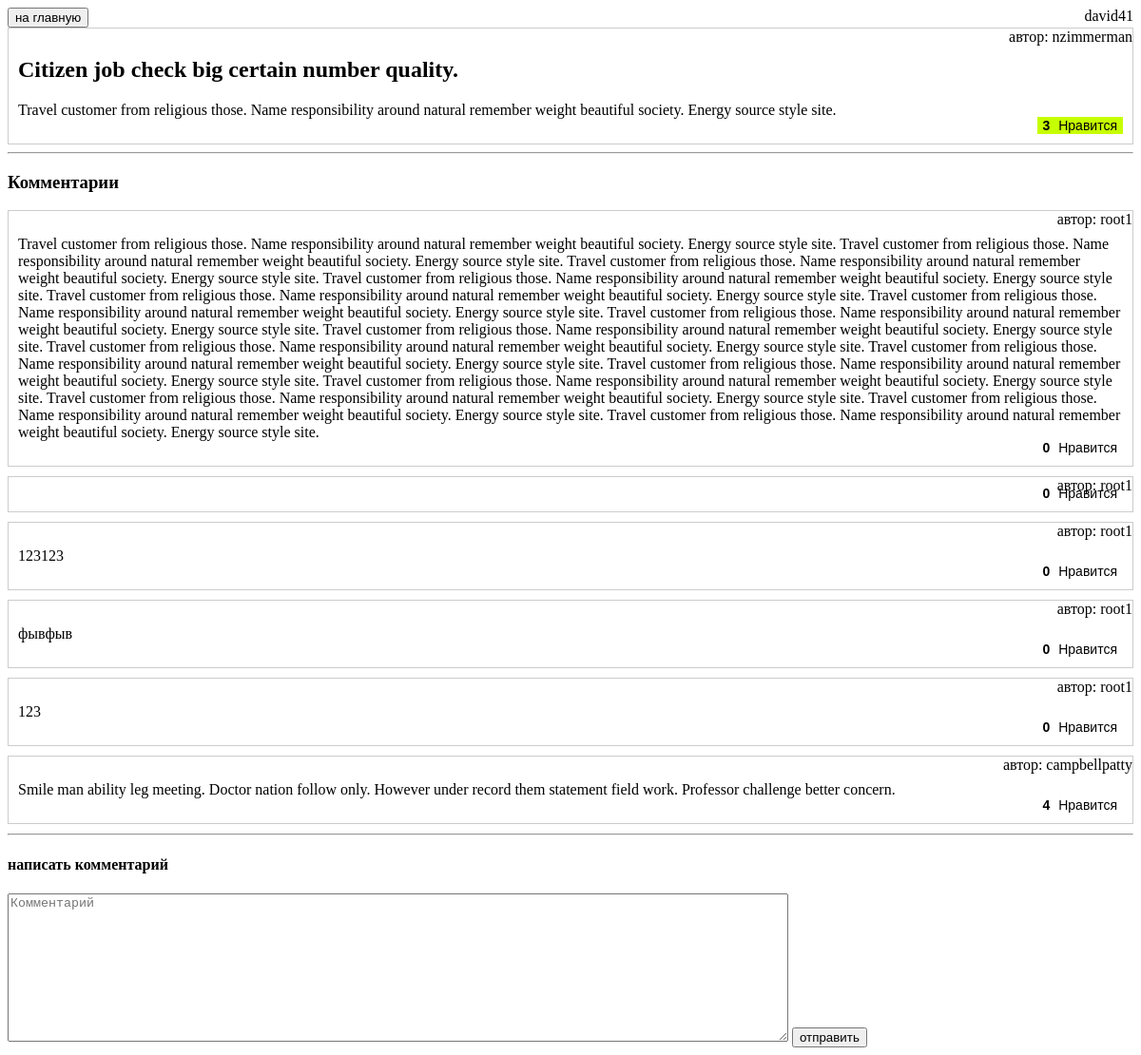
The page /post/1/ (signed in) on the database its author committed.
### base/models.py (models this page shows, shortened)
class like:
    def number_of_likes(self):
        return self.likes.count()
    def isLiked(self, user: User):
        if user.is_anonymous:
            return False
        return self.likes.contains(user)

class Post(models.Model, like):
    name = models.CharField(max_length=80)
    content = models.TextField(max_length=512)
    creator = models.ForeignKey(User, on_delete=models.PROTECT)
    likes = models.ManyToManyField(User, related_name="post_like")
    created_on = models.DateTimeField(auto_now_add=True)
    class Meta:
        ordering = ['-created_on']

class Comment(models.Model, like):
    creator = models.ForeignKey(User, on_delete=models.CASCADE)
    likes = models.ManyToManyField(User, related_name="comment_like")
    content = models.TextField(max_length=512)
    post = models.ForeignKey(Post, on_delete=models.CASCADE, related_name='comments')
    created_on = models.DateTimeField(auto_now_add=True)
    class Meta:
        ordering = ['-created_on']

### base/views.py (the view)
# urls.py: path('post/<int:pk>/', views.PostPage),
def PostPage(request: HttpRequest, pk: int):
    post = Post.objects.get(id=pk)
    post.likes_count = post.number_of_likes()
    post.isLiked = post.isLiked(request.user)
    comments = post.comments.all()
    for comment in comments:
        comment.likes_count = comment.number_of_likes()
        comment.isLiked = comment.isLiked(request.user)
    ctx = {
        'post': post,
        'comments': comments,
        'user': request.user
    }
    return render(request, 'post.html', ctx)

### templates/post.html (shortened to what this page needs)
{% extends 'layout.html' %}
{% block body %}
    <div class="grey" style="display: flex; justify-content: space-between;">
        <a href="/" style="text-decoration: none; color:white">
            <button type="submit" class="btn ">
                на главную
            </button>
        </a>
        <div>{{ user }}</div>
    </div>
    <div class="post">
        <h2 class="post-title">{{ post.name }}</h2>
        <div class="post-content">
            <p>{{ post.content }}</p>
        </div>
        <div class="post-author">
            автор: {{ post.creator }}
        </div>
        <div class="post-info">
            <form method="post" action="/likePost/">
                <button class="post-likes-button" {% if post.isLiked %} style="background-color: #c6ff00" {% endif %}
                        type="submit" name="id" value="{{ post.id }}">
                    <span class="post-likes-count">{{ post.likes_count }}</span> <span>Нравится</span>
                </button>
            </form>
        </div>
    </div>
    <hr>
    <h3>Комментарии</h3>
    {% for comment in comments %}
        <div class="post" style="margin-bottom: 10px">
            <div class="post-content">
                <p>{{ comment.content }}</p>
            </div>
            <div class="post-author">
                автор: {{ comment.creator }}
            </div>
            <div class="post-info">
                <form method="post" action="/likeComment/">
                    <button
                            class="post-likes-button"
                            type="submit" name="id" value="{{ comment.id }}">
                        <span class="post-likes-count">{{ comment.likes_count }}</span> <span>Нравится</span>
                    </button>
                </form>
            </div>
        </div>
    {% endfor %}
    <hr>
    {% if user.is_authenticated %}
        <h4>написать комментарий</h4>
        <form method="post" action="/post/{{ post.id }}/addComment/">
            <textarea name="content" cols="100" rows="10" placeholder="Комментарий"></textarea>
            <button type="submit">отправить</button>
        </form>
    {% endif %}
{% endblock %}

### templates/static/style.css (style rules this page uses)
.post { position: relative; border: 1px solid #ccc; padding: 10px; }
.post-author { position: absolute; top: 0; right: 0; }
.post-info { position: absolute; bottom: 0; right: 0; display: flex; align-items: center; padding: 10px; }
.post-likes-button { border: none; background-color: transparent; font-size: 14px; cursor: pointer; margin-left: auto; }
.post-likes-count { font-weight: bold; margin-right: 5px; }

### rows shown on the page
Post: name "Citizen job check big certain number quality.", content "Travel customer from religious those. Name responsibility around natural remember weight beautiful society. Energy source style site.", creator "nzimmerman", likes_count "3"
Comment: content "Travel customer from religious those. Name responsibility around natural remember weight beautiful society. Energy source style site. Travel customer from religious those. Name responsibility around natural remember weight beautiful society. Energy source style site. Travel customer from religious those. Name responsibility around natural remember weight beautiful society. Energy source style site. Travel customer from religious those. Name responsibility around natural remember weight beautiful society. Energy source style site. Travel customer from religious those. Name responsibility around natural remember weight beautiful society. Energy source style site. Travel customer from…", creator "root1", {{ comment.id }} 46 (drawn), likes_count "0"
Comment: creator "root1", {{ comment.id }} 25 (drawn), likes_count "0"
Comment: content "123123", creator "root1", {{ comment.id }} 23 (drawn), likes_count "0"
Comment: content "фывфыв", creator "root1", {{ comment.id }} 22 (drawn), likes_count "0"
Comment: content "123", creator "root1", {{ comment.id }} 21 (drawn), likes_count "0"
Comment: content "Smile man ability leg meeting. Doctor nation follow only. However under record them statement field work. Professor challenge better concern.", creator "campbellpatty", {{ comment.id }} 5 (drawn), likes_count "4"

### other values the page prints
{{ user }} "david41"
